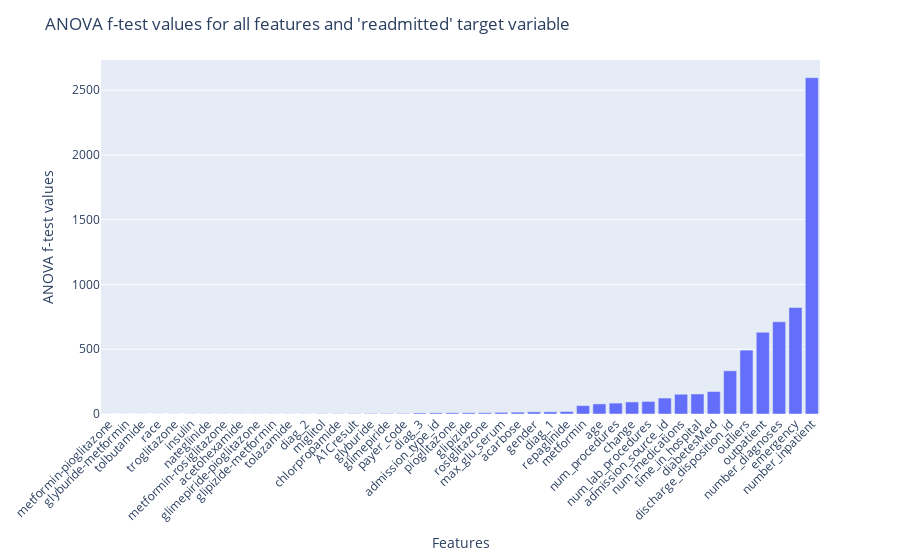

Notebook source saved alongside this figure:
### Code cell
# Show the scores for the features
for i in range(len(skb_anova_f_results)):
    print(f"Feature {X.columns[i]}: {skb_anova_f_results[i]}")

# Visualize the ANOVA f-test values for each feature in ascending order
fig = px.bar(x=X.columns, y=skb_anova_f_results)
fig.update_layout(
    xaxis={"categoryorder": "total ascending"},
    title="ANOVA f-test values for all features and 'readmitted' target variable",
    yaxis_title="ANOVA f-test values",
    xaxis_title="Features",
)
fig.update_xaxes(tickangle=-45)

### Figure 1 — Plotly figure (JSON) as saved in the notebook; plotly's stock layout.template omitted (floating-point values rounded to 4 significant figures)
{"data": [{"alignmentgroup": "True", "hovertemplate": "x=%{x}<br>y=%{y}<extra></extra>", "legendgroup": "", "marker": {"color": "#636efa", "pattern": {"shape": ""}}, "name": "", "offsetgroup": "", "orientation": "v", "showlegend": false, "textposition": "auto", "type": "bar", "x": ["race", "gender", "age", "admission_type_id", "discharge_disposition_id", "admission_source_id", "time_in_hospital", "payer_code", "num_lab_procedures", "num_procedures", "num_medications", "number_inpatient", "diag_1", "diag_2", "diag_3", "number_diagnoses", "max_glu_serum", "A1Cresult", "metformin", "repaglinide", "nateglinide", "chlorpropamide", "glimepiride", "acetohexamide", "glipizide", "glyburide", "tolbutamide", "pioglitazone", "rosiglitazone", "acarbose", "miglitol", "troglitazone", "tolazamide", "insulin", "glyburide-metformin", "glipizide-metformin", "glimepiride-pioglitazone", "metformin-rosiglitazone", "metformin-pioglitazone", "change", "diabetesMed", "outliers", "outpatient", "emergency"], "xaxis": "x", "y": [0.6034, 16.45, 77.88, 8.866, 333.6, 123.1, 154.5, 4.112, 97.28, 84.15, 152.5, 2596.0, 16.68, 1.18, 8.09, 711.8, 12.63, 3.044, 64.81, 18.94, 0.8397, 1.91, 3.801, 0.9083, 9.77, 3.574, 0.5664, 9.572, 9.907, 14.12, 1.785, 0.6913, 1.095, 0.8379, 0.4852, 0.9563, 0.9083, 0.8814, 0.4407, 93.08, 173.1, 493.2, 630.8, 822.4], "yaxis": "y"}], "layout": {"barmode": "relative", "legend": {"tracegroupgap": 0}, "margin": {"t": 60}, "title": {"text": "ANOVA f-test values for all features and 'readmitted' target variable"}, "xaxis": {"anchor": "y", "categoryorder": "total ascending", "domain": [0, 1], "tickangle": -45, "title": {"text": "Features"}}, "yaxis": {"anchor": "x", "domain": [0, 1], "title": {"text": "ANOVA f-test values"}}}}
